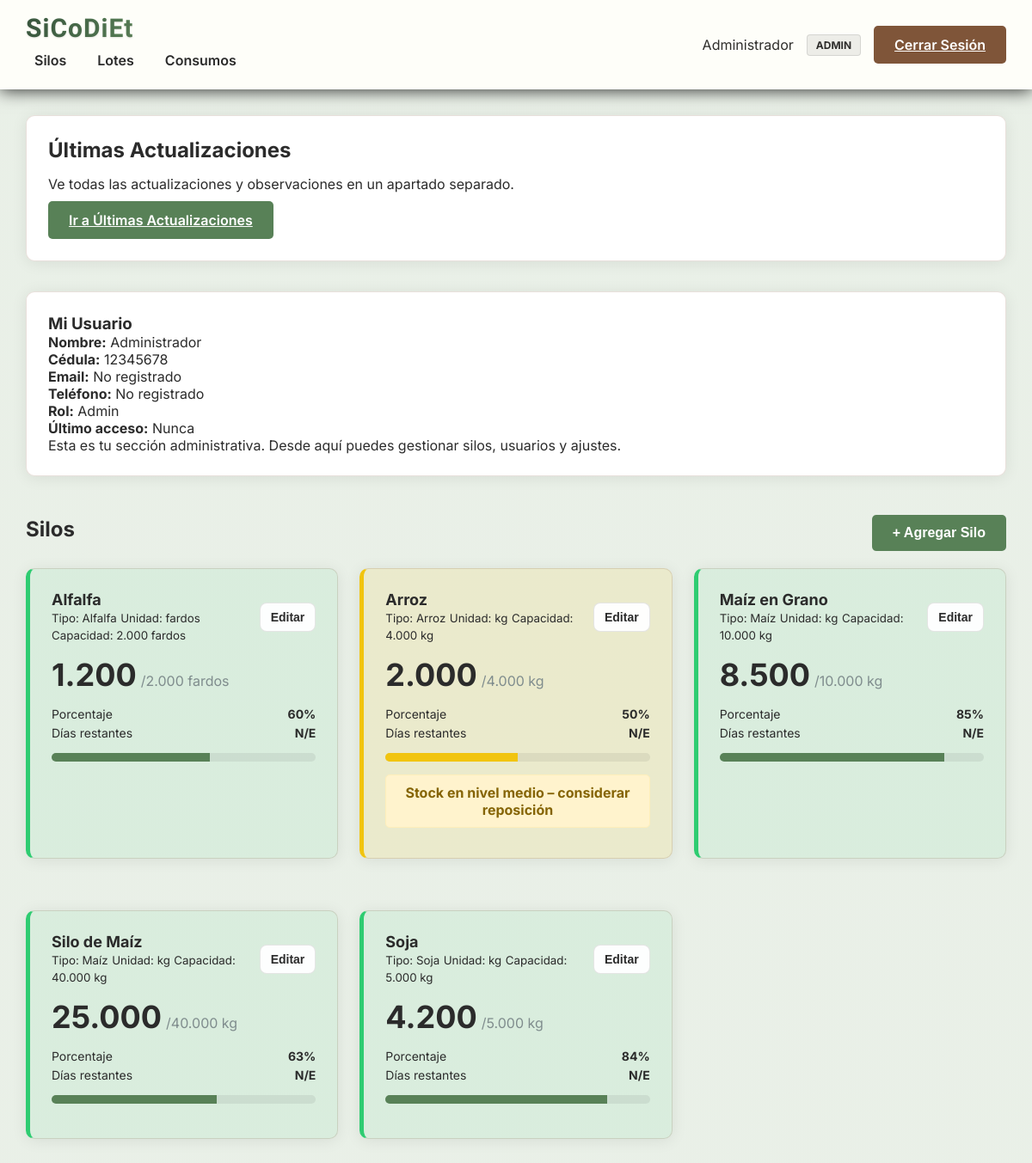
The app's page /silos.php (signed in) with its own data.
### tables this page shows
CREATE TABLE insumos (
    id INT AUTO_INCREMENT PRIMARY KEY,
    nombre VARCHAR(100) NOT NULL,
    tipo_insumo VARCHAR(100) NOT NULL DEFAULT '',
    unidad VARCHAR(50) NOT NULL,  
    capacidad_maxima DECIMAL(10,2) NOT NULL,
    stock_actual DECIMAL(10,2) NOT NULL DEFAULT 0,
    stock_minimo DECIMAL(10,2) NOT NULL,
    consumo_promedio_diario DECIMAL(10,2) DEFAULT 0,
    dias_restantes INT DEFAULT 0,
    activo BOOLEAN DEFAULT TRUE,
    fecha_creacion TIMESTAMP DEFAULT CURRENT_TIMESTAMP
);

### includes/auth.php (called while the page is built, shortened)
<?php
function esAdmin() {
    return isset($_SESSION['rol']) && $_SESSION['rol'] === 'admin';
}
function esOperario() {
    return isset($_SESSION['rol']) && $_SESSION['rol'] === 'operario';
}
function esUsuario() {
    return isset($_SESSION['rol']) && $_SESSION['rol'] === 'usuario';
}
?>

### silos.php (the view, shortened to what this page needs)
<?php
require_once 'includes/db.php';
require_once 'includes/auth.php';
$insumos = $conn->query("SELECT i.* FROM insumos i WHERE i.activo = TRUE ORDER BY i.nombre");
$lista_insumos = [];
while ($insumo = $insumos->fetch_assoc()) {
    $capacidad = floatval($insumo['capacidad_maxima']);
    $stock_actual = floatval($insumo['stock_actual']);
    $stock_porcentaje = $capacidad > 0 ? ($stock_actual / $capacidad) * 100 : 0;
    $stock_porcentaje = min(100, max(0, $stock_porcentaje));
    $consumo_promedio_diario = obtenerConsumoPromedioDiarioPorInsumo($conn, intval($insumo['id']));
    if ($consumo_promedio_diario <= 0 && !empty($insumo['consumo_promedio_diario'])) {
        $consumo_promedio_diario = floatval($insumo['consumo_promedio_diario']);
    }
    $dias_restantes = null;
    if ($stock_porcentaje <= STOCK_ALERTA_CRITICA_PORCENTAJE) {
        $estado_alerta = 'critico';
        if ($dias_restantes !== null) {
            $mensaje_alerta = 'Stock crítico – quedan ' . max(0, ceil($dias_restantes)) . ' días de consumo';
        } else {
            $mensaje_alerta = 'Stock crítico – consumo diario no estimado';
        }
    } elseif ($stock_porcentaje <= STOCK_ALERTA_MEDIA_PORCENTAJE) {
        $estado_alerta = 'media';
        $mensaje_alerta = 'Stock en nivel medio – considerar reposición';
    } else {
        $estado_alerta = 'normal';
        $mensaje_alerta = '';
    }
    $insumo['stock_porcentaje'] = $stock_porcentaje;
    $insumo['consumo_promedio_diario'] = $consumo_promedio_diario;
    $insumo['dias_restantes'] = $dias_restantes;
    $insumo['estado_alerta'] = $estado_alerta;
    $insumo['mensaje_alerta'] = $mensaje_alerta;
    $lista_insumos[] = $insumo;
}
?>
<!DOCTYPE html>
<html lang="es">
<head>
    <link rel="stylesheet" href="assets/css/style.css">
</head>
<body>
    <?php include 'includes/header.php'; ?>
    <div class="container">
        <div class="card">
            <div class="card-header">
                <h2>Últimas Actualizaciones</h2>
            </div>
            <div class="card-body">
                <p>Ve todas las actualizaciones y observaciones en un apartado separado.</p>
                <a href="actualizaciones.php" class="btn btn-primary">Ir a Últimas Actualizaciones</a>
            </div>
        </div>
        <div class="card">
            <h3>Mi Usuario</h3>
            <div class="card-body">
                <p><strong>Nombre:</strong> <?php echo htmlspecialchars($_SESSION['nombre']); ?></p>
                <p><strong>Cédula:</strong> <?php echo htmlspecialchars($_SESSION['cedula'] ?? 'N/A'); ?></p>
                <p><strong>Email:</strong> <?php echo htmlspecialchars($_SESSION['email'] ?? 'No registrado'); ?></p>
                <p><strong>Teléfono:</strong> <?php echo htmlspecialchars($_SESSION['telefono'] ?? 'No registrado'); ?></p>
                <p><strong>Rol:</strong> <?php echo ucfirst($_SESSION['rol']); ?></p>
                <p><strong>Último acceso:</strong> <?php echo htmlspecialchars($_SESSION['ultimo_acceso'] ?? 'Nunca'); ?></p>
                <?php if (esOperario()): ?>
                    <p>Esta es tu sección de operario. Aquí puedes registrar consumos y ver el stock disponible.</p>
                <?php elseif (esUsuario()): ?>
                    <p>Esta es tu sección de usuario administrativo. Aquí puedes gestionar y editar silos.</p>
                <?php else: ?>
                    <p>Esta es tu sección administrativa. Desde aquí puedes gestionar silos, usuarios y ajustes.</p>
                <?php endif; ?>
            </div>
        </div>
        <div class="section-header">
            <h2>Silos</h2>
            <?php if (esUsuario() || esAdmin()): ?>
                <button class="btn btn-primary" onclick="abrirModalNuevoInsumo()">+ Agregar Silo</button>
            <?php endif; ?>
        </div>
        <div class="grid-insumos">
            <?php foreach ($lista_insumos as $insumo): ?>
            <div class="card insumo-card estado-<?php echo $insumo['estado_alerta']; ?>">
                <div class="card-header">
                    <div>
                        <h3><?php echo htmlspecialchars($insumo['nombre']); ?></h3>
                        <small>Tipo: <?php echo htmlspecialchars($insumo['tipo_insumo'] ?? 'N/A'); ?></small>
                        <small>Unidad: <?php echo htmlspecialchars($insumo['unidad'] ?? 'N/A'); ?></small>
                        <small>Capacidad: <?php echo number_format($insumo['capacidad_maxima'] ?? 0, 0, ',', '.'); ?> <?php echo htmlspecialchars($insumo['unidad'] ?? ''); ?></small>
                    </div>
                    <?php if (esUsuario() || esAdmin()): ?>
                        <button class="btn-icon-edit" onclick="editarInsumo(<?php echo $insumo['id']; ?>)">Editar</button>
                    <?php endif; ?>
                </div>
                <div class="card-body">
                        <div class="stock-info">
                        <span class="stock-actual"><?php echo number_format($insumo['stock_actual'], 0, ',', '.'); ?></span>
                        <span class="stock-total">/<?php echo number_format($insumo['capacidad_maxima'], 0, ',', '.'); ?> <?php echo htmlspecialchars($insumo['unidad'] ?? ''); ?></span>
                    </div>
                    <div class="consumo-info">
                        <div><span>Porcentaje</span><strong><?php echo number_format($insumo['stock_porcentaje'], 0); ?>%</strong></div>
                        <div><span>Días restantes</span><strong><?php echo $insumo['dias_restantes'] !== null ? max(0, ceil($insumo['dias_restantes'])) : 'N/E'; ?></strong></div>
                    </div>
                    <div class="progress-bar">
                        <div class="progress-fill" style="width: <?php echo number_format($insumo['stock_porcentaje'], 2, '.', ''); ?>%"></div>
                    </div>
                    <?php if ($insumo['estado_alerta'] === 'media'): ?>
                        <div class="alerta stock-media"><?php echo htmlspecialchars($insumo['mensaje_alerta']); ?></div>
                    <?php elseif ($insumo['estado_alerta'] === 'critico'): ?>
                        <div class="alerta stock-critico"><?php echo htmlspecialchars($insumo['mensaje_alerta']); ?></div>
                    <?php endif; ?>
                </div>
            </div>
            <?php endforeach; ?>
        </div>
    </div>
</body>
</html>

### assets/css/style.css (style rules this page uses)
* { margin: 0; padding: 0; box-sizing: border-box; }
:root { --bg-dark: #E8EFE6; --bg-mid: #F5F7F4; --bg-soft: #F5F7F4; --surface: #FFFFFF; --accent: #588157; --accent-dark: #3A5A40; --accent-soft: #A3B18A; --brown: #7F5539; --brown-dark: #B08968; --text-light: #2B2B2B; --text-dark: #2B2B2B; --muted: #7F5539; --border: rgba(127, 85, 57, 0.18); }
body { font-family: 'Inter', sans-serif; background: linear-gradient(180deg, rgba(232, 239, 230, 0.95), rgba(232, 239, 230, 0.95)); color: var(--text-dark); }
.container { max-width: 1400px; margin: 0 auto; padding: 30px; }
.card { background: rgba(255, 255, 255, 0.98); border-radius: 10px; padding: 25px; margin-bottom: 35px; box-shadow: 0 2px 18px rgba(0, 0, 0, 0.08); border: 1px solid var(--border); }
.card-header { display: flex; justify-content: space-between; align-items: center; margin-bottom: 15px; }
.card-header h3 { color: var(--text-dark); font-size: 18px; }
.btn { display: inline-block; margin-top: 0; }
.section-header { display: flex; justify-content: space-between; align-items: center; margin-bottom: 20px; gap: 15px; }
.section-header h2 { margin: 0; }
.section-header .btn { white-space: nowrap; }
.grid-insumos { display: grid; grid-template-columns: repeat(auto-fill, minmax(300px, 1fr)); gap: 25px; margin-top: 20px; }
.insumo-card { transition: transform 0.2s; border-left: 5px solid var(--accent); }
.insumo-card.estado-normal { border-left-color: #2ecc71; background: rgba(46, 204, 113, 0.08); }
.insumo-card.estado-media { border-left-color: #f1c40f; background: rgba(241, 196, 15, 0.12); }
.stock-info { display: flex; align-items: baseline; gap: 5px; margin: 15px 0; }
.stock-actual { font-size: 36px; font-weight: bold; color: var(--text-dark); }
.stock-total { color: #7f8c8d; font-size: 16px; }
.progress-bar { width: 100%; height: 10px; background: rgba(43, 43, 43, 0.08); border-radius: 5px; overflow: hidden; margin: 15px 0; }
.progress-fill { height: 100%; background: var(--accent); transition: width 0.3s; }
.estado-media .progress-fill { background: #f1c40f; }
.consumo-info { margin: 15px 0; font-size: 14px; }
.consumo-info div { display: flex; justify-content: space-between; margin: 5px 0; }
.alerta { padding: 10px; border-radius: 5px; text-align: center; font-weight: bold; margin: 10px 0; }
.stock-media { background: #fff3cd; color: #856404; border: 1px solid #ffeeba; }
.btn { padding: 12px 24px; border: none; border-radius: 5px; cursor: pointer; font-size: 16px; font-weight: 600; transition: all 0.3s; }
.btn-primary { background: var(--accent); color: var(--surface); margin-top: 10px; }
.btn-icon-edit { background: rgba(255, 255, 255, 0.95); color: var(--text-dark); border: 1px solid rgba(43, 43, 43, 0.12); padding: 8px 12px; border-radius: 8px; font-size: 14px; font-weight: 600; cursor: pointer; transition: background 0.2s ease, border-color 0.2s ease, transform 0.2s ease; display: inline-flex; align-items: center; justify-content: center; }

### records on screen
insumos: nombre "Alfalfa", tipo_insumo "Alfalfa", unidad "fardos", capacidad_maxima "2.000", stock_actual "1.200", stock_porcentaje "60", $insumo['stock_porcentaje'] 60.00 (drawn)
insumos: nombre "Arroz", tipo_insumo "Arroz", unidad "kg", capacidad_maxima "4.000", stock_actual "2.000", stock_porcentaje "50", $insumo['stock_porcentaje'] 50.00 (drawn), mensaje_alerta "Stock en nivel medio – considerar reposición"
insumos: nombre "Maíz en Grano", tipo_insumo "Maíz", unidad "kg", capacidad_maxima "10.000", stock_actual "8.500", stock_porcentaje "85", $insumo['stock_porcentaje'] 85.00 (drawn)
insumos: nombre "Silo de Maíz", tipo_insumo "Maíz", unidad "kg", capacidad_maxima "40.000", stock_actual "25.000", stock_porcentaje "63", $insumo['stock_porcentaje'] 62.50 (drawn)
insumos: nombre "Soja", tipo_insumo "Soja", unidad "kg", capacidad_maxima "5.000", stock_actual "4.200", stock_porcentaje "84", $insumo['stock_porcentaje'] 84.00 (drawn)

### other values on screen
$_SESSION['nombre'] "Administrador"
$_SESSION['rol'] "ADMIN"
$_SESSION['cedula'] "12345678"
$_SESSION['email'] "No registrado"
$_SESSION['telefono'] "No registrado"
$_SESSION['rol'] "Admin"
$_SESSION['ultimo_acceso'] "Nunca"
